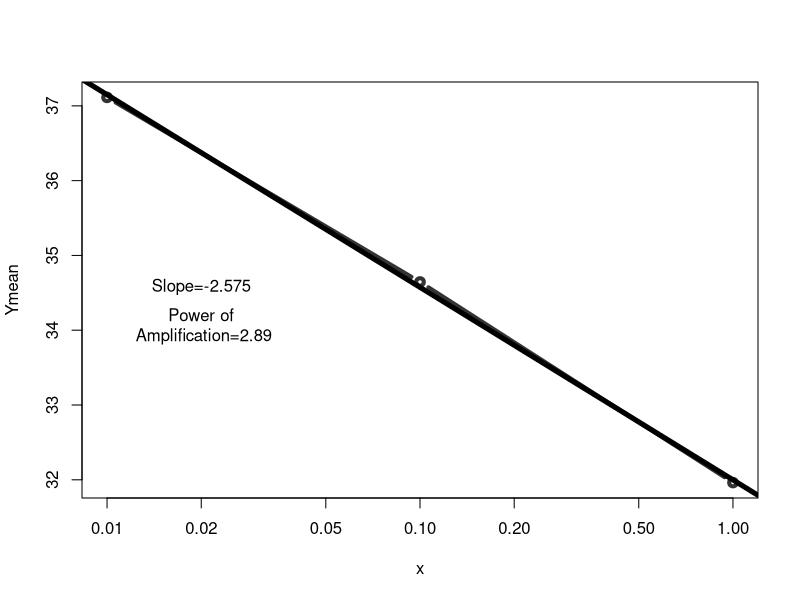
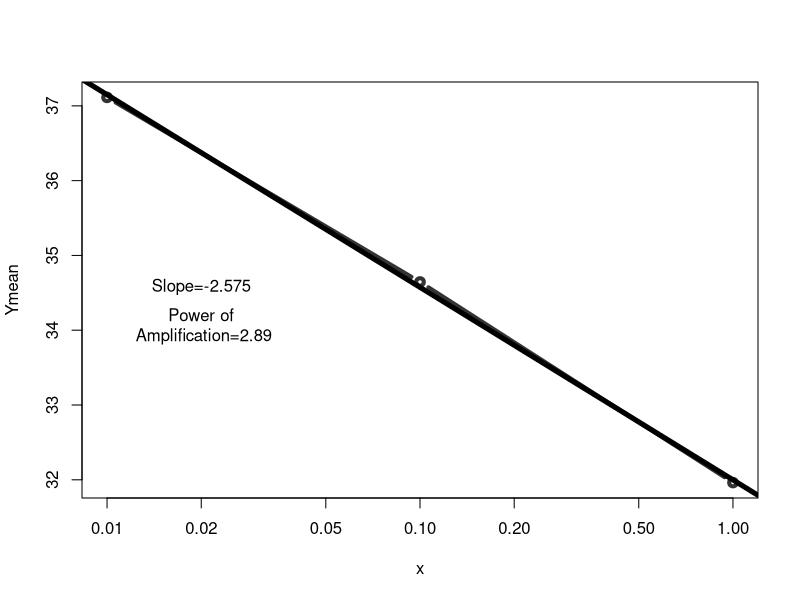

The R script that drew these images, in order:
# x<-c(1,.1,.01,.001,0.0001)
x<-c(1,.1,.01)
y1<-c(32.028,	35.164,	37.310)
y2<-c(31.897,	34.127,	36.916)	
Ymean<-apply(rbind(y1,y2),2,mean)
	
a<-data.frame(x,y1,y2, Ymean)


b<-lm(formula=Ymean~log10(x), data=a)
d<-coefficients(b)
Slope<-d[2]
AmplEff<-(10^(-1*1/Slope)-1)*100
PowOfAmpl<-2*AmplEff/100


dev.new()
plot(Ymean~x,a, type="b", log="x", col="grey20", lwd=4 )
abline(b, col="black", lwd=5)
text(x=x[3]*2, y=mean(a$Ymean), paste("Slope=", round(d[2],3), sep=""))
text(x=x[3]*2, y=mean(a$Ymean)-.5, paste("Power of\n Amplification=", round(PowOfAmpl,3), sep=""))

svg("STING-efficiency.svg")
plot(Ymean~x,a, type="b", log="x", col="grey20", lwd=4 )
abline(b, col="black", lwd=5)
text(x=x[3]*2, y=mean(a$Ymean), paste("Slope=", round(d[2],3), sep=""))
text(x=x[3]*2, y=mean(a$Ymean)-.5, paste("Power of\n Amplification=", round(PowOfAmpl,3), sep=""))
dev.off()